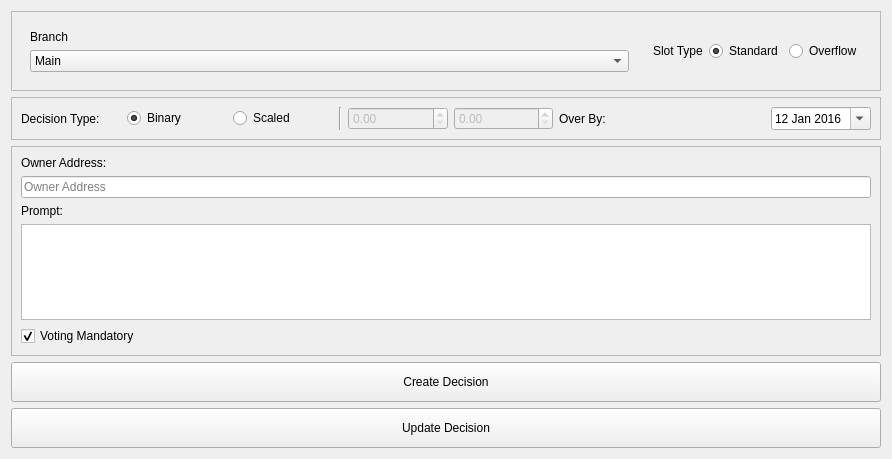
<?xml version="1.0" encoding="UTF-8"?>
<ui version="4.0">
 <class>DecisionCreationWidget</class>
 <widget class="QWidget" name="DecisionCreationWidget">
  <property name="geometry">
   <rect>
    <x>0</x>
    <y>0</y>
    <width>892</width>
    <height>459</height>
   </rect>
  </property>
  <property name="minimumSize">
   <size>
    <width>0</width>
    <height>0</height>
   </size>
  </property>
  <property name="windowTitle">
   <string>Form</string>
  </property>
  <layout class="QVBoxLayout" name="verticalLayout_2">
   <item>
    <widget class="QFrame" name="frame">
     <property name="frameShape">
      <enum>QFrame::StyledPanel</enum>
     </property>
     <property name="frameShadow">
      <enum>QFrame::Raised</enum>
     </property>
     <layout class="QHBoxLayout" name="horizontalLayout">
      <item>
       <widget class="QFrame" name="frame_3">
        <property name="frameShape">
         <enum>QFrame::NoFrame</enum>
        </property>
        <property name="frameShadow">
         <enum>QFrame::Raised</enum>
        </property>
        <layout class="QGridLayout" name="gridLayout">
         <item row="1" column="0">
          <widget class="QComboBox" name="comboBoxBranch">
           <property name="sizePolicy">
            <sizepolicy hsizetype="MinimumExpanding" vsizetype="Fixed">
             <horstretch>0</horstretch>
             <verstretch>0</verstretch>
            </sizepolicy>
           </property>
           <item>
            <property name="text">
             <string>Main</string>
            </property>
           </item>
           <item>
            <property name="text">
             <string>Sports</string>
            </property>
           </item>
           <item>
            <property name="text">
             <string>Econ</string>
            </property>
           </item>
          </widget>
         </item>
         <item row="0" column="0">
          <widget class="QLabel" name="labelBranch">
           <property name="text">
            <string>Branch</string>
           </property>
          </widget>
         </item>
        </layout>
       </widget>
      </item>
      <item>
       <widget class="QFrame" name="frame_4">
        <property name="frameShape">
         <enum>QFrame::NoFrame</enum>
        </property>
        <property name="frameShadow">
         <enum>QFrame::Raised</enum>
        </property>
        <layout class="QHBoxLayout" name="horizontalLayout_2">
         <item>
          <widget class="QLabel" name="labelSlotType">
           <property name="text">
            <string>Slot Type</string>
           </property>
          </widget>
         </item>
         <item>
          <widget class="QRadioButton" name="radioButtonStandard">
           <property name="text">
            <string>Standard</string>
           </property>
           <property name="checked">
            <bool>true</bool>
           </property>
          </widget>
         </item>
         <item>
          <widget class="QRadioButton" name="radioButtonOverflow">
           <property name="text">
            <string>Overflow</string>
           </property>
          </widget>
         </item>
        </layout>
       </widget>
      </item>
     </layout>
    </widget>
   </item>
   <item>
    <widget class="QFrame" name="frame_5">
     <property name="frameShape">
      <enum>QFrame::StyledPanel</enum>
     </property>
     <property name="frameShadow">
      <enum>QFrame::Raised</enum>
     </property>
     <layout class="QHBoxLayout" name="horizontalLayout_3">
      <item>
       <widget class="QLabel" name="labelDecisionType">
        <property name="text">
         <string>Decision Type:</string>
        </property>
       </widget>
      </item>
      <item>
       <widget class="QRadioButton" name="radioButtonBinary">
        <property name="text">
         <string>Binary</string>
        </property>
        <property name="checked">
         <bool>true</bool>
        </property>
       </widget>
      </item>
      <item>
       <widget class="QRadioButton" name="radioButtonScaled">
        <property name="text">
         <string>Scaled</string>
        </property>
       </widget>
      </item>
      <item>
       <widget class="Line" name="line">
        <property name="orientation">
         <enum>Qt::Vertical</enum>
        </property>
       </widget>
      </item>
      <item>
       <widget class="QDoubleSpinBox" name="doubleSpinBoxScaledMin">
        <property name="enabled">
         <bool>false</bool>
        </property>
       </widget>
      </item>
      <item>
       <widget class="QDoubleSpinBox" name="doubleSpinBoxScaledMax">
        <property name="enabled">
         <bool>false</bool>
        </property>
       </widget>
      </item>
      <item>
       <widget class="QLabel" name="label_2">
        <property name="text">
         <string>Over By:</string>
        </property>
       </widget>
      </item>
      <item>
       <widget class="QLabel" name="label">
        <property name="text">
         <string/>
        </property>
       </widget>
      </item>
      <item>
       <widget class="QDateEdit" name="dateEditEventOverBy">
        <property name="dateTime">
         <datetime>
          <hour>0</hour>
          <minute>0</minute>
          <second>0</second>
          <year>2016</year>
          <month>1</month>
          <day>12</day>
         </datetime>
        </property>
        <property name="calendarPopup">
         <bool>true</bool>
        </property>
       </widget>
      </item>
     </layout>
    </widget>
   </item>
   <item>
    <widget class="QFrame" name="frame_2">
     <property name="frameShape">
      <enum>QFrame::StyledPanel</enum>
     </property>
     <property name="frameShadow">
      <enum>QFrame::Raised</enum>
     </property>
     <layout class="QVBoxLayout" name="verticalLayout_3">
      <item>
       <widget class="QLabel" name="labelOwnerAddr">
        <property name="text">
         <string>Owner Address:</string>
        </property>
       </widget>
      </item>
      <item>
       <widget class="QLineEdit" name="lineEditOwnerAddr">
        <property name="placeholderText">
         <string>Owner Address</string>
        </property>
       </widget>
      </item>
      <item>
       <widget class="QLabel" name="labelPrompt">
        <property name="text">
         <string>Prompt:</string>
        </property>
       </widget>
      </item>
      <item>
       <widget class="QPlainTextEdit" name="plainTextEditPrompt"/>
      </item>
      <item>
       <widget class="QCheckBox" name="checkBoxVoteMandatory">
        <property name="text">
         <string>Voting Mandatory</string>
        </property>
        <property name="checked">
         <bool>true</bool>
        </property>
       </widget>
      </item>
     </layout>
    </widget>
   </item>
   <item>
    <widget class="QPushButton" name="pushButtonCreateDecision">
     <property name="minimumSize">
      <size>
       <width>0</width>
       <height>40</height>
      </size>
     </property>
     <property name="text">
      <string>Create Decision</string>
     </property>
    </widget>
   </item>
   <item>
    <widget class="QPushButton" name="pushButtonUpdateDecision">
     <property name="minimumSize">
      <size>
       <width>0</width>
       <height>40</height>
      </size>
     </property>
     <property name="text">
      <string>Update Decision</string>
     </property>
    </widget>
   </item>
  </layout>
 </widget>
 <resources/>
 <connections/>
</ui>
